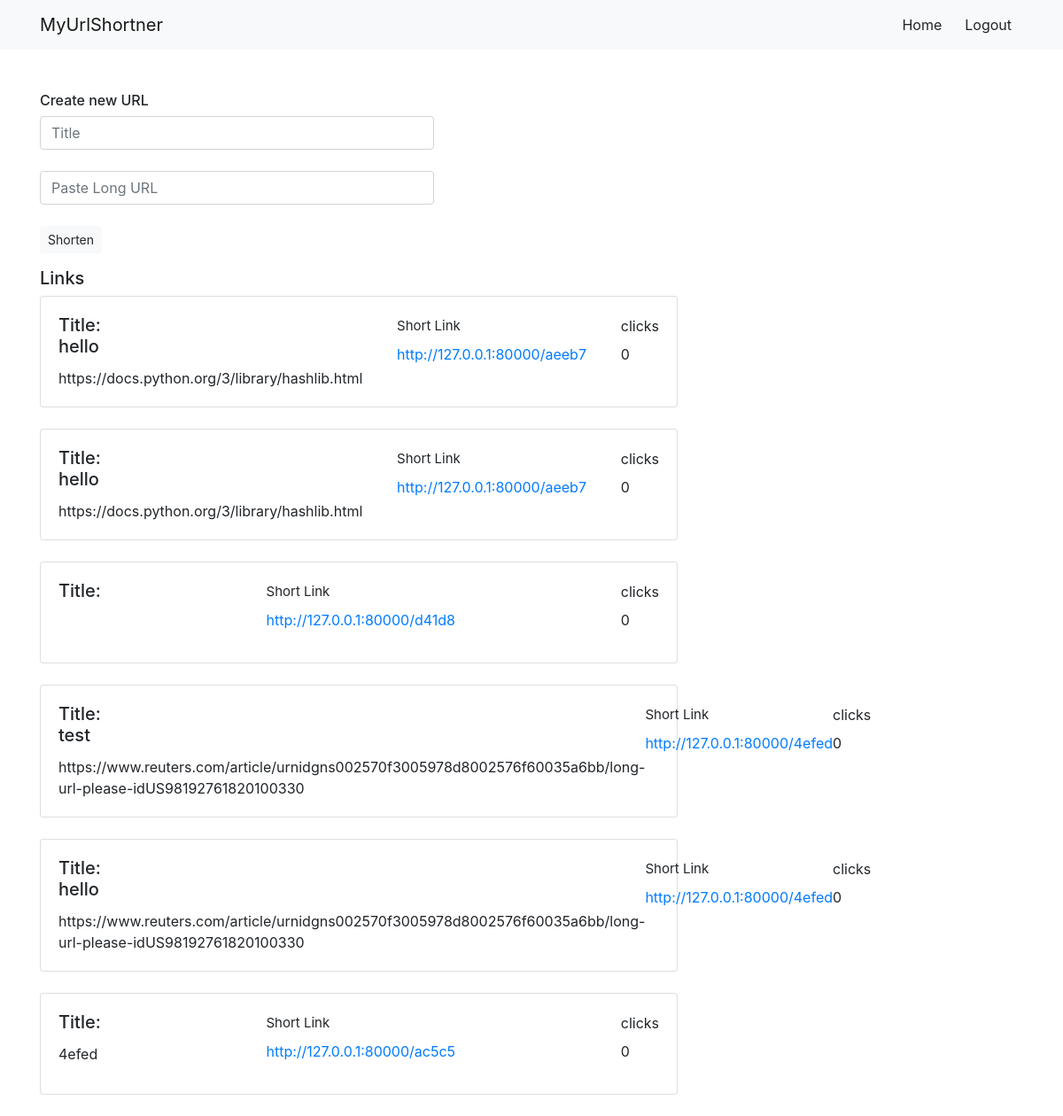
The page /dashboard/ (signed in) on the database its author committed.
### shorturl/models.py (models this page shows, shortened)
class UrlTable(models.Model):
    title = models.CharField(max_length = 100, null = True, blank = True)
    long_url = models.CharField(max_length=100, null = True, blank=True)
    short_hash = models.CharField(max_length=10, null=True, blank=True)
    user = models.ForeignKey(User, on_delete=models.CASCADE, null=True, blank=True)
    no_clicks = models.IntegerField(default=0, null=True, blank=True)

### shorturl/views.py (the view)
# urls.py: path('dashboard/',dashboard),
def dashboard(request):
    user = request.user
    url_instance = UrlTable.objects.filter(user=user)
    return render(request,"dashboard.html",{"url_instance":url_instance})

### shorturl/templates/dashboard.html (shortened to what this page needs)
{% extends 'base.html' %}
{% block dashboard %}
<div class="container">
    <br><br>
    <div class="row">
        <div class="col-md-5" method="POST">
            <form action="/create_short_url/" method="POST">
                <h6>Create new URL</h6>
                <input type="text" name="title" placeholder="Title" class="form-control">
                <br>
                <input type="text" class="form-control" placeholder="Paste Long URL" name="long_url">
                <br>
                <button type="submit" class="btn btn-light btn-sm" >Shorten</button>
            </form>
        </div>
        <br>
        <br>
        <div class="col-md-8">
            <h5>Links</h5>
            {% for url in url_instance %}
            <div>
                <div class="card" style="width: 45rem;">
                    <div class="card-body">
                        <div style="display: flex; justify-content: space-between;">
                            <div>
                                <h5 class="card-title">Title: <br>{{url.title}}</h5>
                                <p class="card-text">{{url.long_url}}</p>
                            </div>
                            <div>
                            <label style="margin-top: 2px; font-size: 15px;">Short Link</label>
                            <br>
                            <a href="http://127.0.0.1:80000/{{url.short_hash}}" target="blank" style="margin-left: 0px;">http://127.0.0.1:80000/{{url.short_hash}}</a>
                            </div>
                        <div>
                            <label style = "margin-top: 1px;">clicks</label>
                            <br>
                            <p>{{url.no_clicks}}</p>
                        </div>
                        </div>
                    </div>
                </div>
                <br>
                {% endfor %}
            </div>
    </div>
</div>
{% endblock %}

### shorturl/templates/base.html (style rules this page uses)
body { font-family: 'Nunito Sans', ; }

### rows shown on the page
UrlTable: title "hello", long_url "https://docs.python.org/3/library/hashlib.html", short_hash "aeeb7", no_clicks "0"
UrlTable: title "hello", long_url "https://docs.python.org/3/library/hashlib.html", short_hash "aeeb7", no_clicks "0"
UrlTable: short_hash "d41d8", no_clicks "0"
UrlTable: title "test", long_url "https://www.reuters.com/article/urnidgns002570f3005978d8002576f60035a6bb/long-url-please-idUS98192761820100330", short_hash "4efed", no_clicks "0"
UrlTable: title "hello", long_url "https://www.reuters.com/article/urnidgns002570f3005978d8002576f60035a6bb/long-url-please-idUS98192761820100330", short_hash "4efed", no_clicks "0"
UrlTable: long_url "4efed", short_hash "ac5c5", no_clicks "0"
